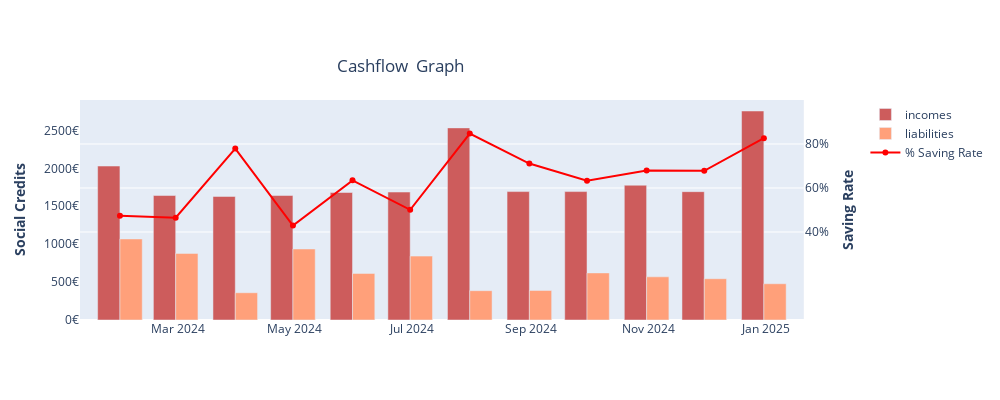

Notebook cell for this chart:
### Code cell
fig_cashflow = FinPlot.plot_cashflow(df_m_cashflow)
fig_cashflow.show()

### Figure 1 — Plotly figure (JSON) as saved in the notebook; plotly's stock layout.template omitted (floating-point values rounded to 4 significant figures)
{"data": [{"marker": {"color": "indianred"}, "name": "incomes", "type": "bar", "x": ["2024-01-31T00:00:00", "2024-02-29T00:00:00", "2024-03-31T00:00:00", "2024-04-30T00:00:00", "2024-05-31T00:00:00", "2024-06-30T00:00:00", "2024-07-31T00:00:00", "2024-08-31T00:00:00", "2024-09-30T00:00:00", "2024-10-31T00:00:00", "2024-11-30T00:00:00", "2024-12-31T00:00:00"], "xaxis": "x", "y": [2031, 1642, 1630, 1642, 1682, 1688, 2534.0, 1694, 1694, 1778, 1693, 2757], "yaxis": "y"}, {"marker": {"color": "lightsalmon"}, "name": "liabilities", "type": "bar", "x": ["2024-01-31T00:00:00", "2024-02-29T00:00:00", "2024-03-31T00:00:00", "2024-04-30T00:00:00", "2024-05-31T00:00:00", "2024-06-30T00:00:00", "2024-07-31T00:00:00", "2024-08-31T00:00:00", "2024-09-30T00:00:00", "2024-10-31T00:00:00", "2024-11-30T00:00:00", "2024-12-31T00:00:00"], "xaxis": "x", "y": [1069.0, 878.4, 359.8, 937.0, 614.4, 842.8, 386.7, 389.5, 621.0, 569.5, 544.6, 478.2], "yaxis": "y"}, {"line": {"color": "red"}, "name": "% Saving Rate", "type": "scatter", "x": ["2024-01-31T00:00:00", "2024-02-29T00:00:00", "2024-03-31T00:00:00", "2024-04-30T00:00:00", "2024-05-31T00:00:00", "2024-06-30T00:00:00", "2024-07-31T00:00:00", "2024-08-31T00:00:00", "2024-09-30T00:00:00", "2024-10-31T00:00:00", "2024-11-30T00:00:00", "2024-12-31T00:00:00"], "xaxis": "x", "y": [47.36, 46.51, 77.93, 42.94, 63.47, 50.07, 84.74, 71.1, 63.34, 67.97, 67.83, 82.66], "yaxis": "y2"}], "layout": {"barmode": "group", "height": 400, "title": {"text": "Cashflow  Graph", "x": 0.4, "y": 0.85}, "width": 1000, "xaxis": {"anchor": "y", "domain": [0, 0.94], "tickangle": 0}, "yaxis": {"anchor": "x", "domain": [0, 1], "showgrid": false, "side": "left", "tickmode": "array", "ticktext": ["0€", "500€", "1000€", "1500€", "2000€", "2500€"], "tickvals": [0, 500, 1000, 1500, 2000, 2500], "title": {"text": "<b>Social Credits</b>"}}, "yaxis2": {"anchor": "x", "overlaying": "y", "range": [0, 100], "side": "right", "tickmode": "array", "ticktext": ["40%", "60%", "80%"], "tickvals": [40, 60, 80], "title": {"text": "<b>Saving Rate</b>"}}}}
